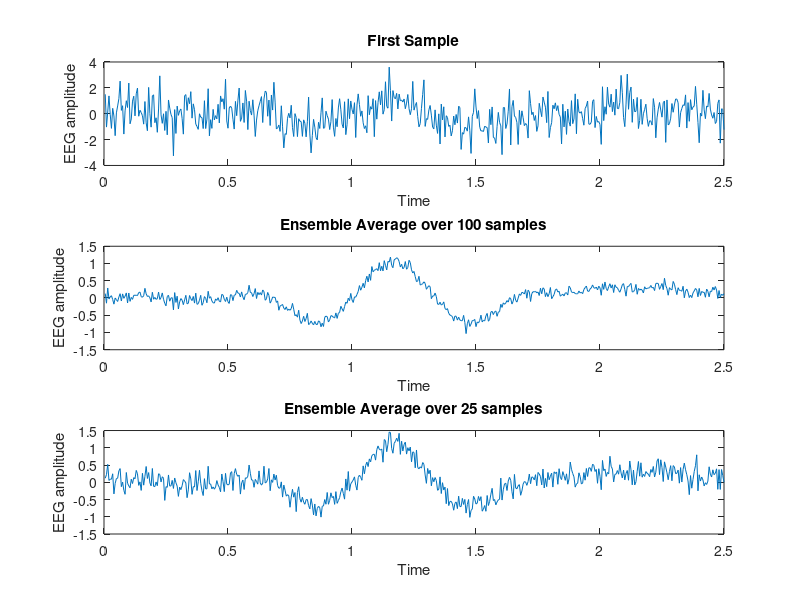

Here is the MATLAB script that generated this plot:
clear all;
close all;
clc;

load ver; % load visual evoked signal (ver) data
fs = 1/0.005; % sampling freq
[r, c] = size(ver);
if r>c % do as per dim of vector
    ver = ver';
    t = (1:r)/fs; % time scale
else
    t = (1:c)/fs;
end

avg100 = mean(ver); % ensemble average of 100 samples
avg25 = mean(ver(1:25,:)); % ensemble avg of 25 samples

% plot differently avg and non-avg signals
subplot(3,1,1);
plot(t,ver(1,:)); % first sample
title("First Sample");
xlabel("Time");
ylabel("EEG amplitude")

subplot(3,1,2);
plot(t,avg100); % 100 avg ensemble
title("Ensemble Average over 100 samples");
xlabel("Time");
ylabel("EEG amplitude")

subplot(3,1,3);
plot(t,avg25); % avg 25 samples
title("Ensemble Average over 25 samples");
xlabel("Time");
ylabel("EEG amplitude")

% find how much noise is present in a signal
ver_noise = ver(1,:) - actual_ver; % actual_ver is in file ver.m 
avg100_noise = avg100 - actual_ver; % noise in 100 avg signal
avg25_noise = avg25 - actual_ver;

% some statistics of noise
ver_noise_std = std(ver_noise);
avg100_noise_std = std(avg100_noise);
avg25_noise_std = std(avg25_noise);

% display
fprintf("Std of average ensemble data %f",ver_noise_std);
disp(" ");
fprintf("Std of 100 average samples %f",avg100_noise_std);
disp(" ");
fprintf("Std of 25 average samples %f",avg25_noise_std);

%disp("Std of average ensemble data "ver_noise_std);